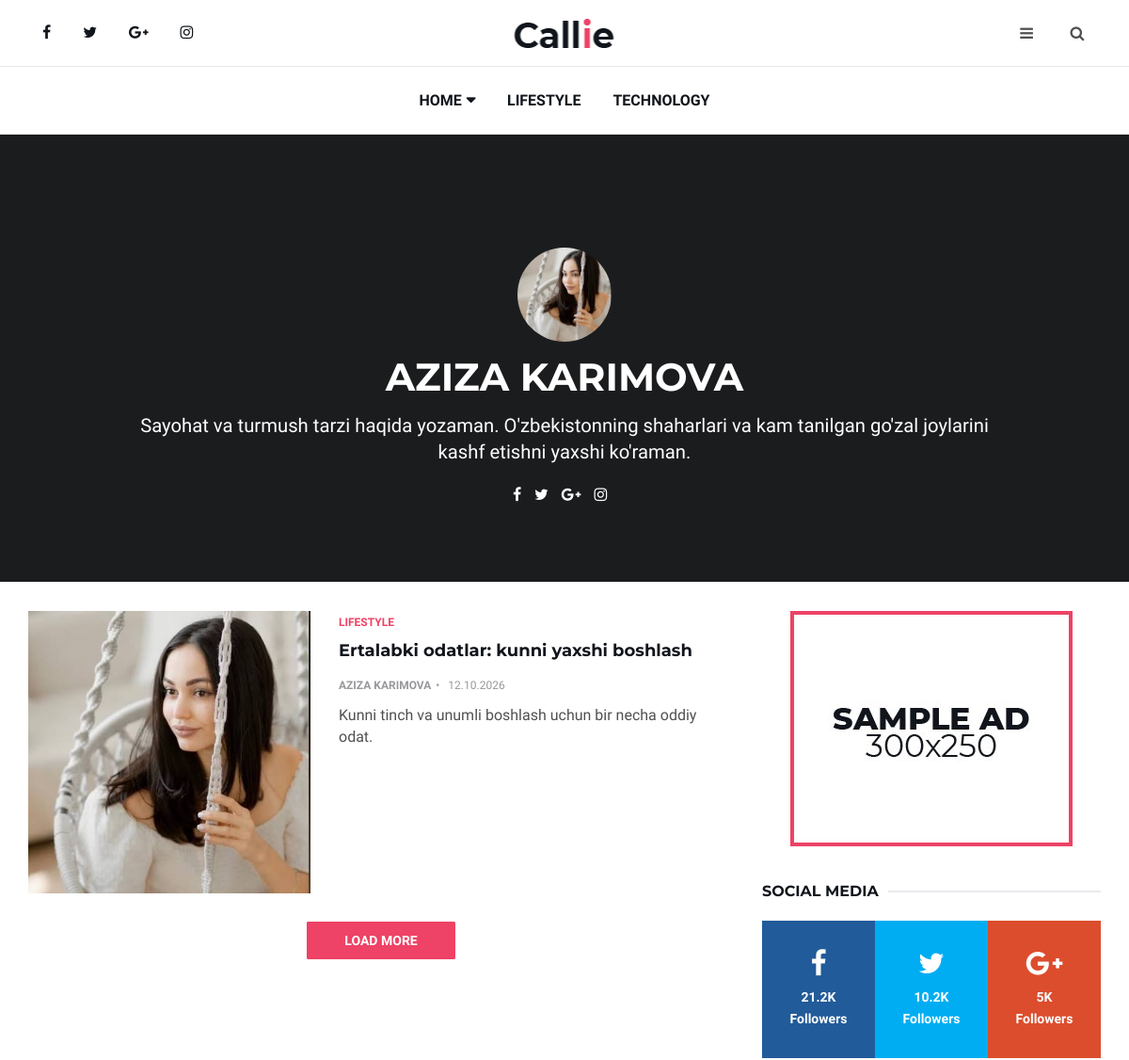
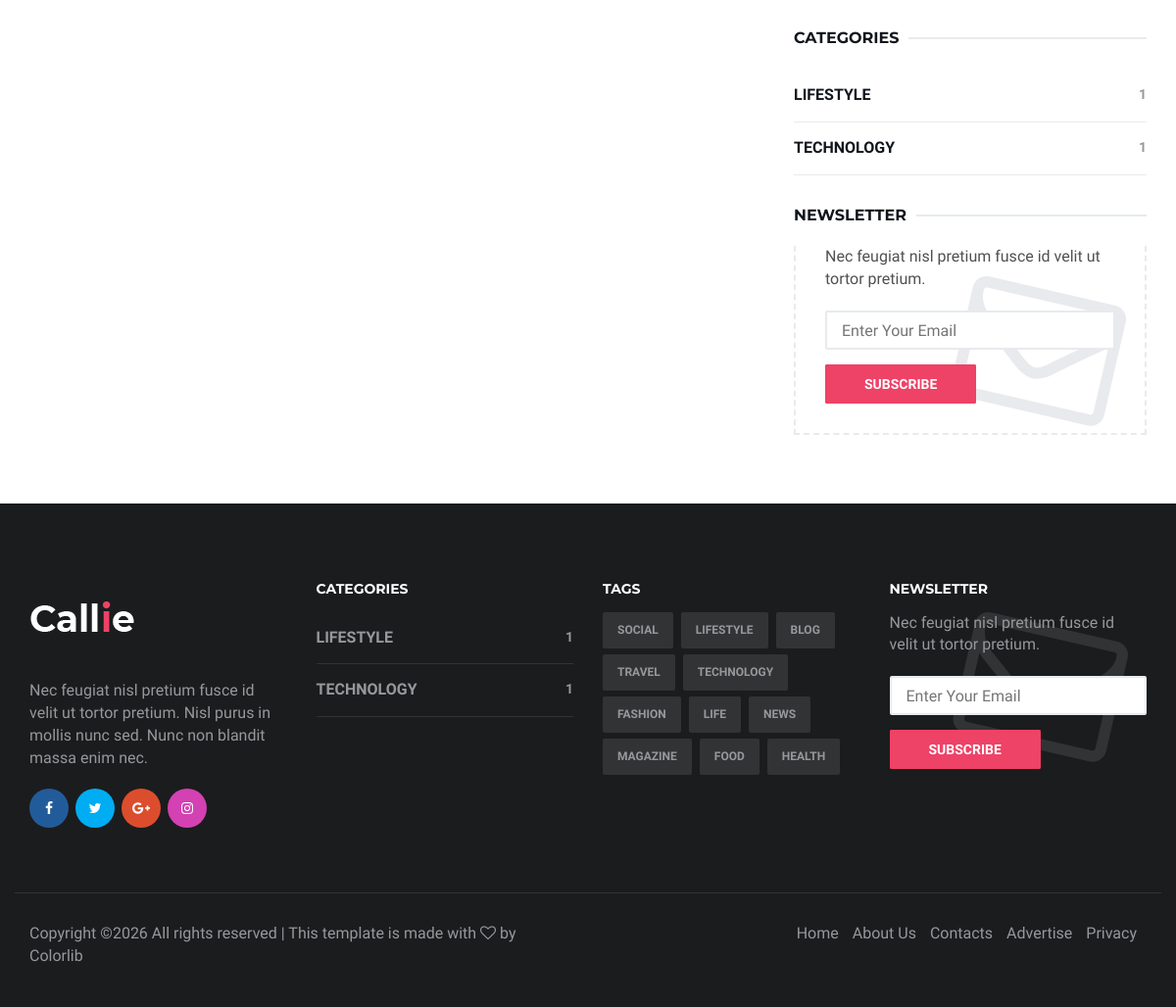
Page /author/ on the committed database (2 pictures, top to bottom).
### main/models.py (models this page shows, shortened)
class Category(models.Model):
    name = models.CharField("Nomi", max_length=100)
    slug = models.SlugField(unique=True)
    class Meta:
        verbose_name = "Kategoriya"
        verbose_name_plural = "Kategoriyalar"

class Author(models.Model):
    name = models.CharField("Ismi", max_length=100)
    bio = models.TextField("Haqida", blank=True)
    avatar = models.ImageField("Rasm", upload_to="avatars/", blank=True)
    class Meta:
        verbose_name = "Muallif"
        verbose_name_plural = "Mualliflar"

class Post(models.Model):
    title = models.CharField("Sarlavha", max_length=200)
    slug = models.SlugField(unique=True)
    category = models.ForeignKey(
        Category, on_delete=models.CASCADE, related_name="posts"
    )
    author = models.ForeignKey(
        Author, on_delete=models.CASCADE, related_name="posts"
    )
    image = models.ImageField("Rasm", upload_to="posts/", blank=True)
    summary = models.TextField("Qisqacha mazmun", blank=True)
    content = models.TextField("Matn")
    created_at = models.DateTimeField("Sana", auto_now_add=True)
    class Meta:
        ordering = ["-created_at"]
        verbose_name = "Post"
        verbose_name_plural = "Postlar"

### main/views.py (the view)
# urls.py: path("author/", views.author, name="author"),
def author(request, pk=None):
    if pk:
        the_author = get_object_or_404(Author, pk=pk)
    else:
        the_author = Author.objects.first()
    posts = Post.objects.filter(author=the_author) if the_author else []
    return render(request, "author.html", {"author": the_author, "posts": posts})

### main/context_processors.py (called while the page is built)
def nav_categories(request):
    return {"nav_categories": Category.objects.all()}

### templates/author.html (shortened to what this page needs)
{% load static %}
<!DOCTYPE html>
<html lang="en">
<head>
	<link type="text/css" rel="stylesheet" href="{% static 'css/bootstrap.min.css' %}" />
	<link rel="stylesheet" href="{% static 'css/font-awesome.min.css' %}">
	<link type="text/css" rel="stylesheet" href="{% static 'css/style.css' %}" />
</head>
<body>
	<header id="header">
		<div id="nav">
			<div id="nav-top">
				<div class="container">
					<ul class="nav-social">
						<li><a href="#"><i class="fa fa-facebook"></i></a></li>
						<li><a href="#"><i class="fa fa-twitter"></i></a></li>
						<li><a href="#"><i class="fa fa-google-plus"></i></a></li>
						<li><a href="#"><i class="fa fa-instagram"></i></a></li>
					</ul>
					<div class="nav-logo">
						<a href="{% url 'index_2' %}" class="logo"><img src="{% static 'img/logo.png' %}" alt=""></a>
					</div>
					<div class="nav-btns">
						<button class="aside-btn"><i class="fa fa-bars"></i></button>
						<button class="search-btn"><i class="fa fa-search"></i></button>
					</div>
				</div>
			</div>
			<div id="nav-bottom">
				<div class="container">
					<ul class="nav-menu">
						<li class="has-dropdown">
							<a href="{% url 'index_2' %}">Home</a>
						</li>
						{% for cat in nav_categories %}
						<li><a href="{% url 'category_detail' cat.pk %}">{{ cat.name }}</a></li>
						{% endfor %}
					</ul>
				</div>
			</div>
		</div>
		<div class="page-header">
			<div class="container">
				<div class="row">
					<div class="col-md-offset-1 col-md-10 text-center">
						<div class="author">
							{% if author.avatar %}<img class="author-img center-block" src="{{ author.avatar.url }}" alt="">{% else %}<img class="author-img center-block" src="{% static 'img/avatar-1.jpg' %}" alt="">{% endif %}
							<h1 class="text-uppercase">{{ author.name }}</h1>
							<p class="lead">{{ author.bio }}</p>
							<ul class="author-social">
								<li><a href="#"><i class="fa fa-facebook"></i></a></li>
								<li><a href="#"><i class="fa fa-twitter"></i></a></li>
								<li><a href="#"><i class="fa fa-google-plus"></i></a></li>
								<li><a href="#"><i class="fa fa-instagram"></i></a></li>
							</ul>
						</div>
					</div>
				</div>
			</div>
		</div>
	</header>
	<div class="section">
		<div class="container">
			<div class="row">
				<div class="col-md-8">
					{% for post in posts %}
					<div class="post post-row">
						<a class="post-img" href="{% url 'post_detail' post.slug %}">{% if post.image %}<img src="{{ post.image.url }}" alt="">{% else %}<img src="{% static 'img/post-5.jpg' %}" alt="">{% endif %}</a>
						<div class="post-body">
							<div class="post-category"><a href="{% url 'category_detail' post.category.pk %}">{{ post.category.name }}</a></div>
							<h3 class="post-title"><a href="{% url 'post_detail' post.slug %}">{{ post.title }}</a></h3>
							<ul class="post-meta">
								<li><a href="{% url 'author_detail' post.author.pk %}">{{ post.author.name }}</a></li>
								<li>{{ post.created_at|date:"d.m.Y" }}</li>
							</ul>
							<p>{{ post.summary }}</p>
						</div>
					</div>
					{% empty %}
					<p>Hozircha postlar yo'q.</p>
					{% endfor %}
					<div class="section-row loadmore text-center">
						<a href="#" class="primary-button">Load More</a>
					</div>
				</div>
				<div class="col-md-4">
					<div class="aside-widget text-center">
						<a href="#" style="display: inline-block;margin: auto;">
							<img class="img-responsive" src="{% static 'img/ad-3.jpg' %}" alt="">
						</a>
					</div>
					<div class="aside-widget">
						<div class="section-title">
							<h2 class="title">Social Media</h2>
						</div>
						<div class="social-widget">
							<ul>
								<li>
									<a href="#" class="social-facebook">
										<i class="fa fa-facebook"></i>
										<span>21.2K<br>Followers</span>
									</a>
								</li>
								<li>
									<a href="#" class="social-twitter">
										<i class="fa fa-twitter"></i>
										<span>10.2K<br>Followers</span>
									</a>
								</li>
								<li>
									<a href="#" class="social-google-plus">
										<i class="fa fa-google-plus"></i>
										<span>5K<br>Followers</span>
									</a>
								</li>
							</ul>
						</div>
					</div>
					<div class="aside-widget">
						<div class="section-title">
							<h2 class="title">Categories</h2>
						</div>
						<div class="category-widget">
							<ul>
								{% for cat in nav_categories %}
								<li><a href="{% url 'category_detail' cat.pk %}">{{ cat.name }} <span>{{ cat.posts.count }}</span></a></li>
								{% endfor %}
							</ul>
						</div>
					</div>
					<div class="aside-widget">
						<div class="section-title">
							<h2 class="title">Newsletter</h2>
						</div>
						<div class="newsletter-widget">
							<form>
								<p>Nec feugiat nisl pretium fusce id velit ut tortor pretium.</p>
								<input class="input" name="newsletter" placeholder="Enter Your Email">
								<button class="primary-button">Subscribe</button>
							</form>
						</div>
					</div>
				</div>
			</div>
		</div>
	</div>
	<footer id="footer">
		<div class="container">
			<div class="row">
				<div class="col-md-3">
					<div class="footer-widget">
						<div class="footer-logo">
							<a href="{% url 'index_2' %}" class="logo"><img src="{% static 'img/logo-alt.png' %}" alt=""></a>
						</div>
						<p>Nec feugiat nisl pretium fusce id velit ut tortor pretium. Nisl purus in mollis nunc sed. Nunc non blandit massa enim nec.</p>
						<ul class="contact-social">
							<li><a href="#" class="social-facebook"><i class="fa fa-facebook"></i></a></li>
							<li><a href="#" class="social-twitter"><i class="fa fa-twitter"></i></a></li>
							<li><a href="#" class="social-google-plus"><i class="fa fa-google-plus"></i></a></li>
							<li><a href="#" class="social-instagram"><i class="fa fa-instagram"></i></a></li>
						</ul>
					</div>
				</div>
				<div class="col-md-3">
					<div class="footer-widget">
						<h3 class="footer-title">Categories</h3>
						<div class="category-widget">
							<ul>
								{% for cat in nav_categories %}
								<li><a href="{% url 'category_detail' cat.pk %}">{{ cat.name }} <span>{{ cat.posts.count }}</span></a></li>
								{% endfor %}
							</ul>
						</div>
					</div>
				</div>
				<div class="col-md-3">
					<div class="footer-widget">
						<h3 class="footer-title">Tags</h3>
						<div class="tags-widget">
							<ul>
								<li><a href="#">Social</a></li>
								<li><a href="#">Lifestyle</a></li>
								<li><a href="#">Blog</a></li>
								<li><a href="#">Travel</a></li>
								<li><a href="#">Technology</a></li>
								<li><a href="#">Fashion</a></li>
								<li><a href="#">Life</a></li>
								<li><a href="#">News</a></li>
								<li><a href="#">Magazine</a></li>
								<li><a href="#">Food</a></li>
								<li><a href="#">Health</a></li>
							</ul>
						</div>
					</div>
				</div>
				<div class="col-md-3">
					<div class="footer-widget">
						<h3 class="footer-title">Newsletter</h3>
						<div class="newsletter-widget">
							<form>
								<p>Nec feugiat nisl pretium fusce id velit ut tortor pretium.</p>
								<input class="input" name="newsletter" placeholder="Enter Your Email">
								<button class="primary-button">Subscribe</button>
							</form>
						</div>
					</div>
				</div>
			</div>
			<div class="footer-bottom row">
				<div class="col-md-6 col-md-push-6">
					<ul class="footer-nav">
						<li><a href="{% url 'index_2' %}">Home</a></li>
						<li><a href="{% url 'about' %}">About Us</a></li>
						<li><a href="{% url 'contact' %}">Contacts</a></li>
						<li><a href="#">Advertise</a></li>
						<li><a href="#">Privacy</a></li>
					</ul>
				</div>
				<div class="col-md-6 col-md-pull-6">
					<div class="footer-copyright">
Copyright &copy;<script>document.write(new Date().getFullYear());</script> All rights reserved | This template is made with <i class="fa fa-heart-o" aria-hidden="true"></i> by <a href="https://colorlib.com/" target="_blank">Colorlib</a>
					</div>
				</div>
			</div>
		</div>
	</footer>
</body>
</html>

### rows in the picture
Category: name "LIFESTYLE", posts.count "1"
Category: name "TECHNOLOGY", posts.count "1"
Author: avatar (picture), name "AZIZA KARIMOVA", bio "Sayohat va turmush tarzi haqida yozaman. O'zbekistonning shaharlari va kam tanilgan go'zal joylarini kashf etishni yaxshi ko'raman."
Post: image (picture), category.name "LIFESTYLE", title "Ertalabki odatlar: kunni yaxshi boshlash", author.name "AZIZA KARIMOVA", created_at "12.10.2026", summary "Kunni tinch va unumli boshlash uchun bir necha oddiy odat."
